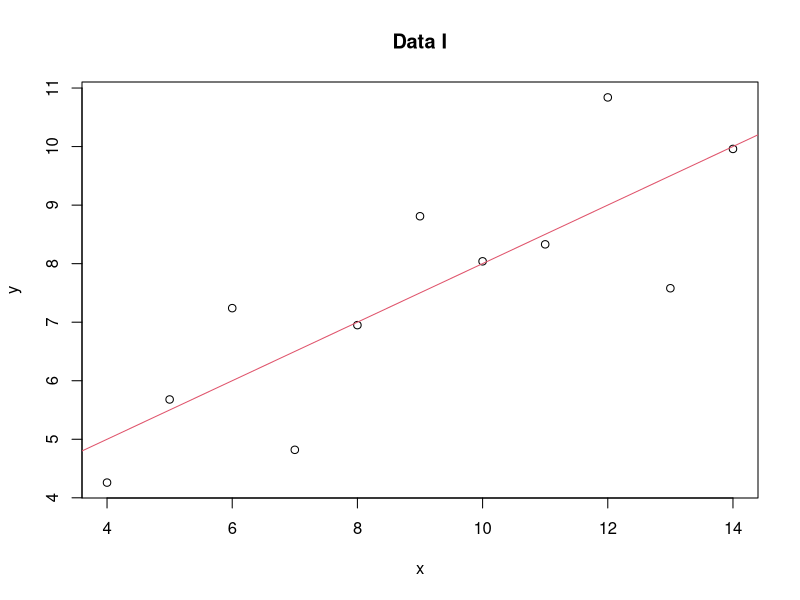
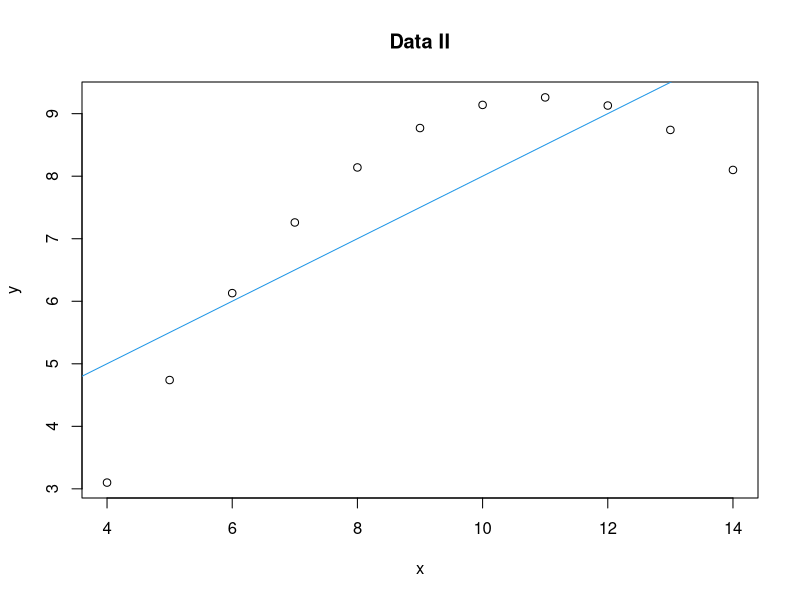
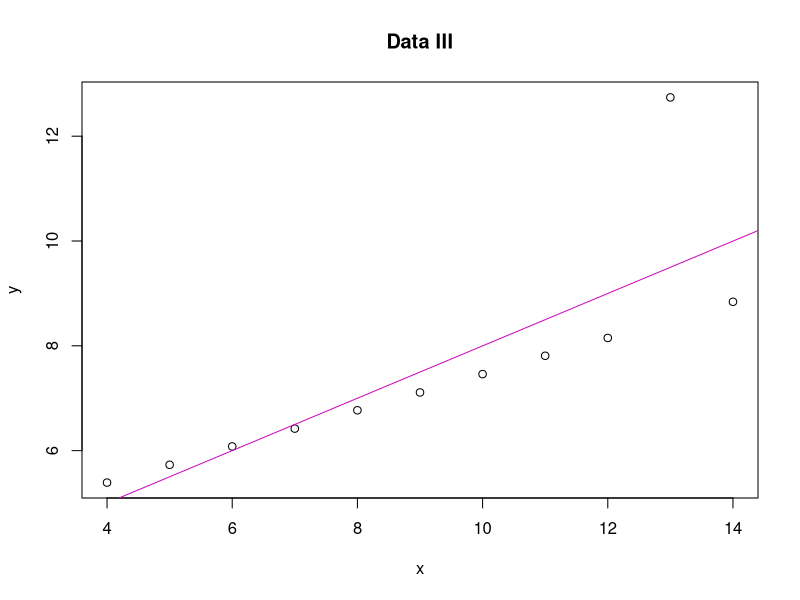
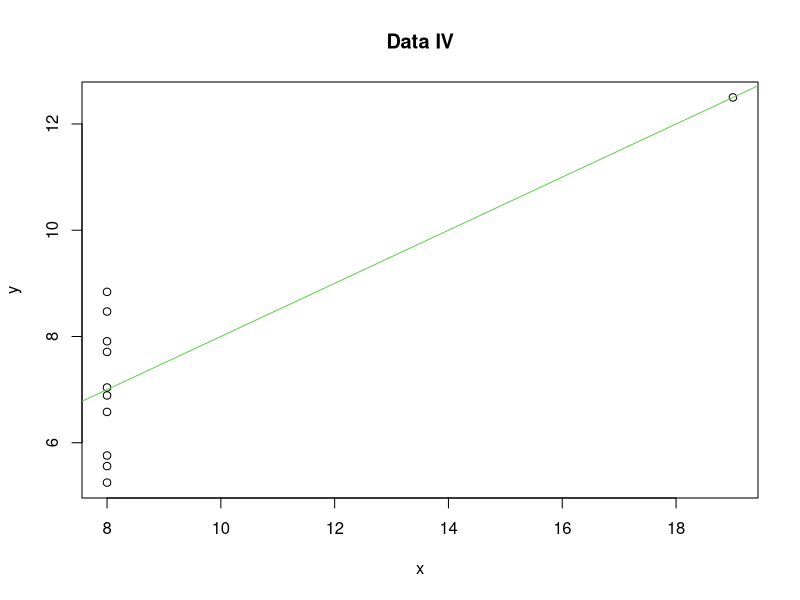
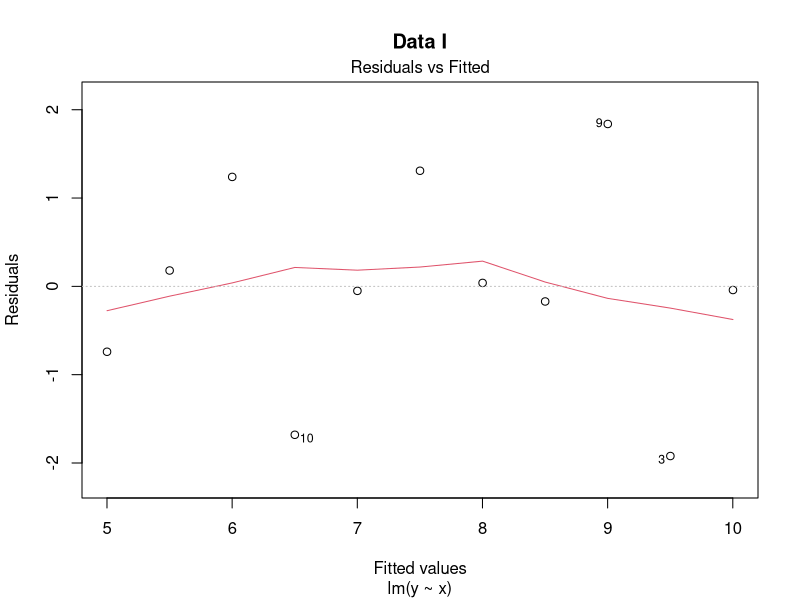
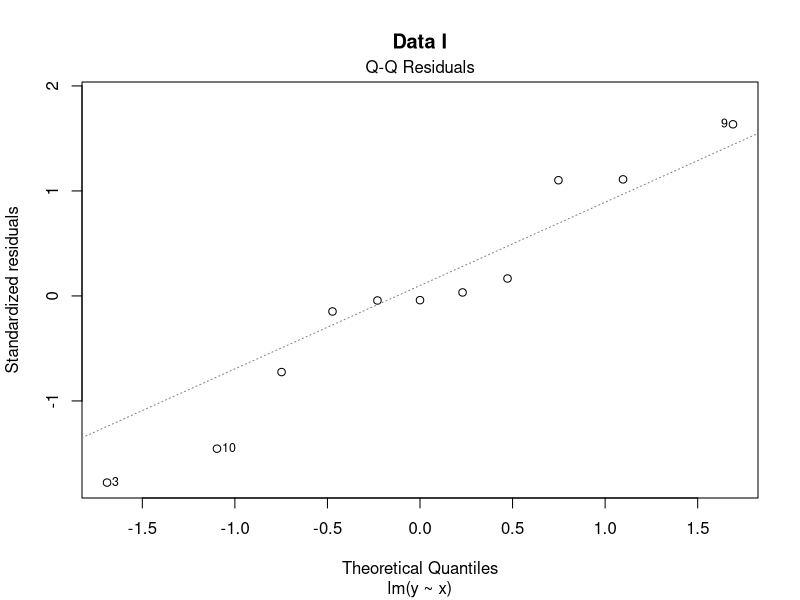
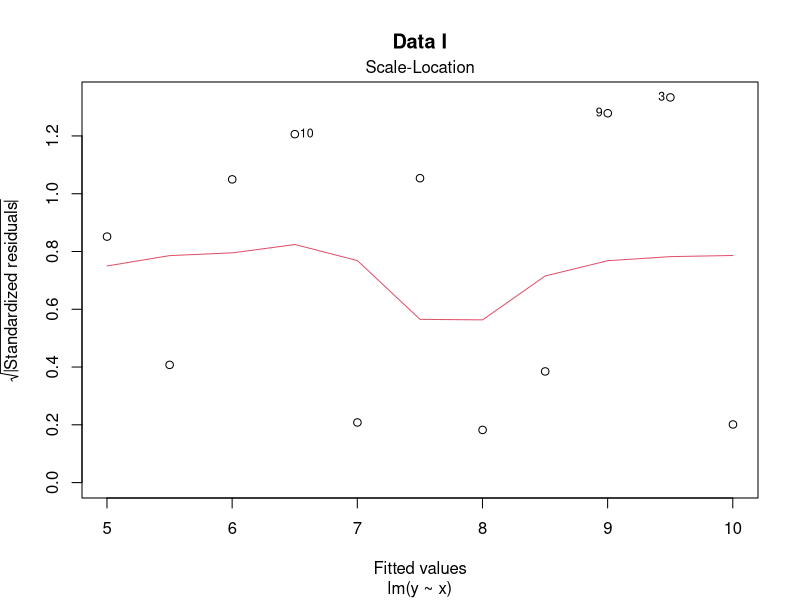
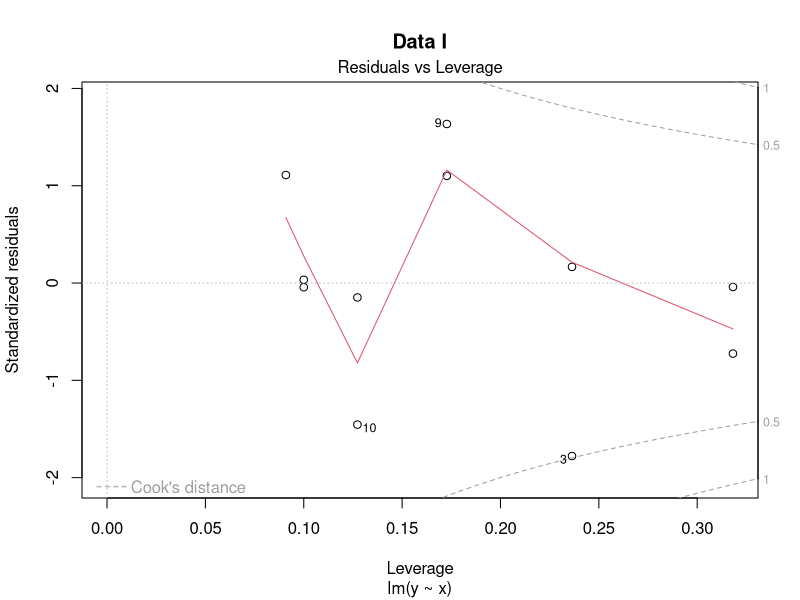

Write the R code that produced these figures, in order. (Note: this script raises an error after producing the figures.)
d1x <- c(10.0, 8.0, 13.0, 9.0, 11.0, 14.0, 6.0, 4.0, 12.0, 7.0, 5.0)
d1y <- c(8.04, 6.95, 7.58, 8.81, 8.33, 9.96, 7.24, 4.26, 10.84, 4.82, 5.68)
d1 <- cbind(d1x, d1y)
colnames(d1) <- c("x", "y")
d1 <- data.frame(d1)


d2x <- d1x
d2y <- c(9.14, 8.14, 8.74, 8.77, 9.26, 8.10, 6.13, 3.10, 9.13, 7.26, 4.74)
d2 <- cbind(d2x, d2y)
colnames(d2) <- c("x", "y")
d2 <- data.frame(d2)


d3x <- d1x
d3y <- c(7.46, 6.77, 12.74, 7.11, 7.81, 8.84, 6.08, 5.39, 8.15, 6.42, 5.73)
d3 <- cbind(d3x, d3y)
colnames(d3) <- c("x", "y")
d3 <- data.frame(d3)

d4x <- c(8.0, 8.0, 8.0, 8.0, 8.0, 8.0, 8.0, 19.0, 8.0, 8.0, 8.0)
d4y <- c(6.58, 5.76, 7.71, 8.84, 8.47, 7.04, 5.25, 12.50, 5.56, 7.91, 6.89)
d4 <- cbind(d4x, d4y)
colnames(d4) <- c("x", "y")
d4 <- data.frame(d4)

sapply(d1, mean)
sapply(d1, var)
cor(d1)
d1xy <- lm(y~x, d1)
d1xy
plot(d1, xlab = "x", ylab = "y", main = "Data I")
abline(d1xy, col = 10)

sapply(d2, mean)
sapply(d2, var)
cor(d2)
d2xy <- lm(y~x, d2)
d2xy
plot(d2, xlab = "x", ylab = "y", main = "Data II")
abline(d2xy, col = 12)

sapply(d3, mean)
sapply(d3, var)
cor(d3)
d3xy <- lm(y~x, d3)
summary(d3xy)
plot(d3, xlab = "x", ylab = "y", main = "Data III")
abline(d3xy, col = 14)

sapply(d4, mean)
sapply(d4, var)
cor(d4)
d4xy <- lm(y~x, d4)
summary(d4xy)
plot(d4, xlab = "x", ylab = "y", main = "Data IV")
abline(d4xy, col = 11)

## Evaluate and compare models

plot(d1xy, main = "Data I")
plot(d2xy, main = "Data II")
plot(d3xy, main = "Data III")
plot(d4xy, main = "Data IV")

d1_ypred <- predict(d1xy, d1)
mse(d1_ypred, d1$y)
mae(d1_ypred, d1$y)

d2_ypred <- predict(d2xy, d2)
mse(d2_ypred, d2$y)
mae(d2_ypred, d2$y)

d3_ypred <- predict(d3xy, d3)
mse(d3_ypred, d3$y)
mae(d3_ypred, d3$y)


